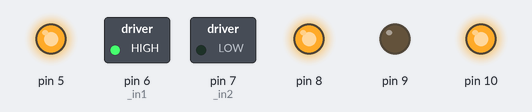
Simulated run of this sketch. Board: Arduino Uno, built with avr-gcc and run on an emulated ATmega328P. On the bench: switched loads named in the sketch (green lamp = pin HIGH), output pins drawn as LEDs (lit = HIGH).

Above: at 0.15 s.
At 2.15 s:
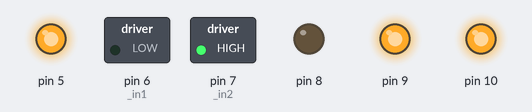
At 4.05 s:
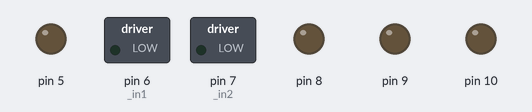
Timing chart, 0 to 5.3 s (numbered marks = the images above):
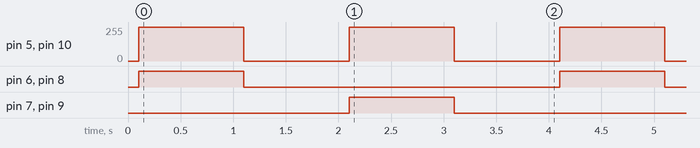

Measured:
- by itself, pin 5: alternates 255/255 for 1.0 s and 0/255 for 1.0 s
- by itself, pin 6 (_in1), pin 7 (_in2), pin 8, pin 9: alternates HIGH for 1.0 s and LOW for 3.0 s
- by itself, pin 10: alternates HIGH for 1.0 s and LOW for 1.0 s

The sketch:

motor_control.ino
```cpp
/*
    motor_control.ino - Arduino code for controlling DC motors using the L298N motor controller
    Created by Chung Yu, July 28, 2021

    Reference for L298N pinout: https://lastminuteengineers.com/l298n-dc-stepper-driver-arduino-tutorial/

    ----- WIRING -----
    L298N --> ARDUINO
    ena   --> IO5
    in1   --> IO6
    in2   --> IO7
    in3   --> IO8
    in4   --> IO9
    enb   --> IO10

    Vcc   --> 5V
    5V    --> 5V
    GND   --> GND
*/

#include "Motor.h"

#ifndef FULL_SPEED
#define FULL_SPEED 255
#endif

#ifndef SPEED_GRADIENT
#define SPEED_GRADIENT 3   // cannot be zero
#endif

#define ena 5
#define in1 6
#define in2 7

#define in3 8
#define in4 9
#define enb 10

// create motor objects
Motor motorA(ena, in1, in2);
Motor motorB(enb, in3, in4);

void setup() {
    motorA.stop();
    motorB.stop();
    delay(100);  // delay
}

void loop() {
    // move motors forward
    motorA.forward(FULL_SPEED);
    motorB.forward(FULL_SPEED);
    delay(1000);  // delay

    // stop motors
    motorA.stop();
    motorB.stop();
    delay(1000);  // delay

    // move motors backward
    motorA.backward(FULL_SPEED);
    motorB.backward(FULL_SPEED);
    delay(1000);  // delay

    // stop motors
    motorA.stop();
    motorB.stop();
    delay(1000);  // delay
}
```

Motor.cpp
```cpp
/*
    Motor.cpp - Library for driving a DC motor using an L298N motor controller.
    Created by Chung Yu, July 28, 2021.
*/

#include "Arduino.h"
#include "Motor.h"

#ifndef SPEED_GRADIENT
#define SPEED_GRADIENT 10   // cannot be zero
#endif

//constructor
Motor::Motor(int en, int in1, int in2) {
    curr_pow = 0;

    _en = en;
    _in1 = in1;
    _in2 = in2;

    pinMode(_en, OUTPUT);
    pinMode(_in1, OUTPUT);
    pinMode(_in2, OUTPUT);
}

// methods
void Motor::stop() {
    rampSpeed(0);
    digitalWrite(_in1, LOW);
    digitalWrite(_in2, LOW);
}

void Motor::forward(int target_pow) {
    rampSpeed(target_pow);
    digitalWrite(_in1, HIGH);
    digitalWrite(_in2, LOW);
    // TODO: determine which direction is forward or backward
}

void Motor::backward(int target_pow) {
    rampSpeed(target_pow);
    digitalWrite(_in1, LOW);
    digitalWrite(_in2, HIGH);
}

void Motor::rampSpeed(int target_pow) {
    int gradient;
    while(target_pow != curr_pow) {
        // determine the speed gradient to use based on how far
        // the target power is compared to the current power
        if(absValueInt(target_pow - curr_pow) > SPEED_GRADIENT) {
            gradient = SPEED_GRADIENT;
        }
        else {
            gradient = 1;
        }

        // ramp up/down the current power accordingly to 'zero-in' on the target power
        if(curr_pow < target_pow) {
            curr_pow += gradient;
        }
        else {
            curr_pow -= gradient;
        }

        analogWrite(_en, curr_pow);
    }
}

int Motor::absValueInt(int value) {
    if(value < 0) {
        return -value;
    }
    else {
        return value;
    }
}
```

Motor.h
```cpp
/*
    Motor.h - Library for driving a DC motor using an L298N motor controller.
    Created by Chung Yu, July 28, 2021.
 */

#ifndef Motor_h
#define Motor_h

#include "Arduino.h"

class Motor{
    private:
    // attributes
    int _en;
    int _in1;
    int _in2;

    // current power for ramp up/down
    int curr_pow; // ranges from 0 to 255

    public:
    //constructor
    Motor(int enPin, int in1Pin, int in2Pin);

    // methods
    void stop();

    void forward(int target_pow);

    void backward(int target_pow);

    void rampSpeed(int target_pow);

    int absValueInt(int value);
};

#endif
```
